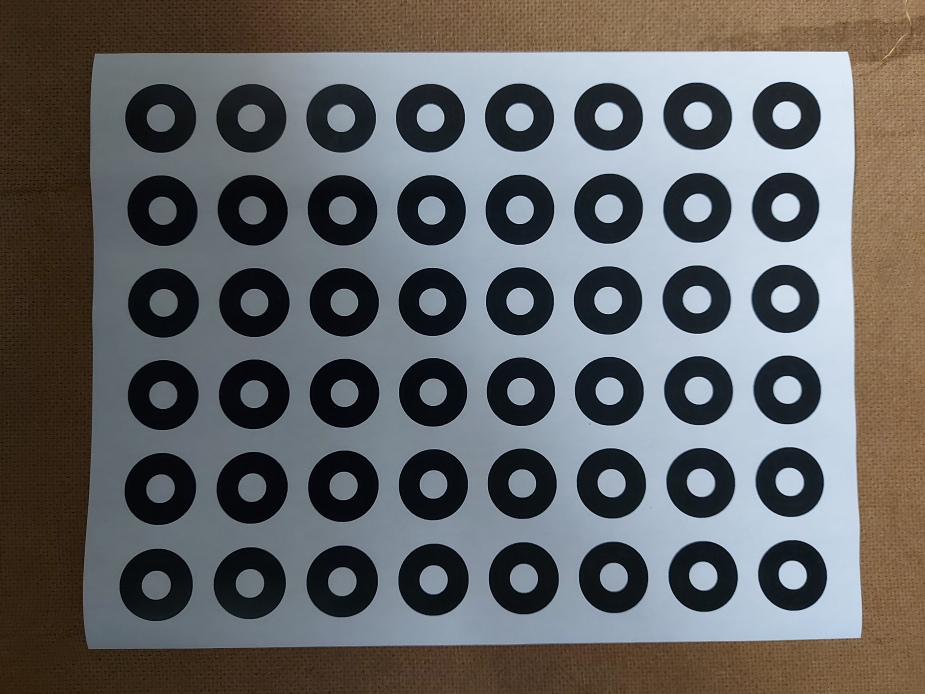
//> input picture centroid-detection/centroid-detection-ellipse/centroid-detection-ellipse/pattern-photos/center.jpg, 4624 x 3468 px, given in place of center.png, which was not available (shown at 1/5 size)
$ ./centroid-detection-ellipse   (built with g++ and OpenCV 4)
//> lines starting //> are read from the running program, lines starting //| are printed output that depends on the picture; after the words box and inside, x2 and y2 are one past the last pixel; in counts of white or black regions, pixels touching at a corner belong together; pictures that were not available may be replaced by others from this repository, and a replacement may not be noted
#include <stdio.h>
#include <opencv2/opencv.hpp>
#include <opencv2/highgui/highgui.hpp>
#include <vector>
#include <iostream>
#include <fstream>
#include <string>

#include <ctime>
#pragma warning(disable : 4996)// tells c++ that ctime is safe

using namespace cv;
using namespace std;

string getFilename(string id) {
    time_t now = time(0);
    char* dt = ctime(&now);
    string ts(dt);
    ts.replace(ts.find(":"), sizeof(":") - 1, "_");
    ts.replace(ts.find(":"), sizeof(":") - 1, "_");
    string filename = "tests/" + ts + "-" + id + ".png";
    filename.replace(filename.find("\n"), sizeof("\n") - 1, "");

    return filename;
}

int main(int argc, char** argv)
{
    const int w = 1920;
    const int h = 1080;
    const int hCircles = 8;
    const int vCircles = 6;

    int outMax = 10000;
    int outMin = 1750;
    int inMax = 1700;
    int inMin = 12;


    string pics[5] = { "center", "front45", "front60", "side4502", "side60" };
    string option = pics[0];
    Mat img = imread("test-renders/" + option + ".png", 1);
//> img is the input picture: 3468 rows x 4624 cols, CV_8UC3; mean B, G, R 102.2, 101.9, 101.3
    Mat centroids(h, w, CV_8UC3, Scalar(255, 255, 255));

    Mat img_gray;
    Mat binary;
    cvtColor(img, img_gray, COLOR_BGR2GRAY);
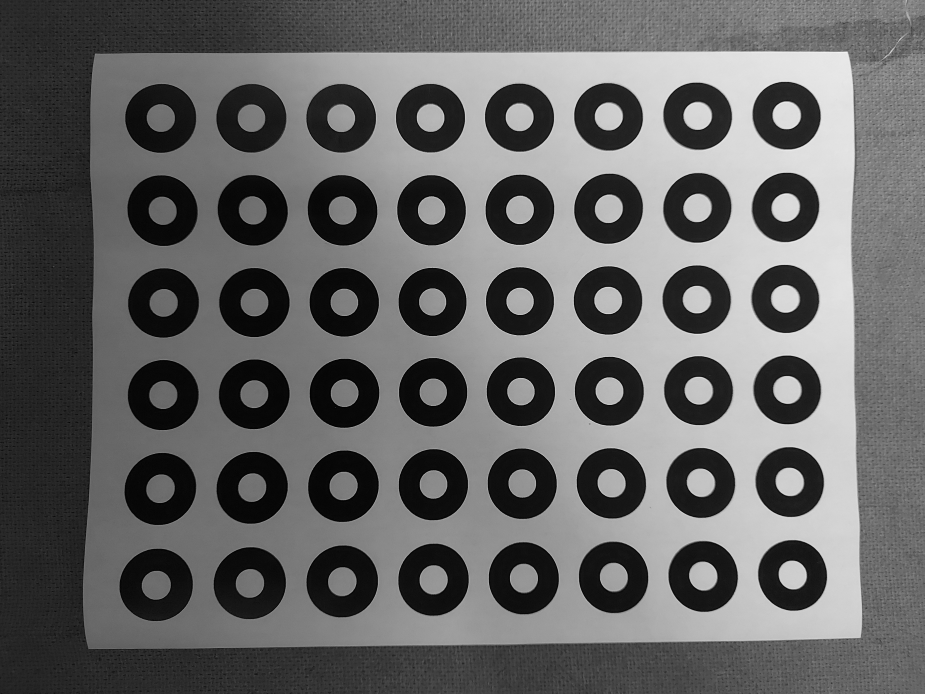
//> img_gray: 3468 rows x 4624 cols, CV_8UC1 (shown at 1/5 size); min 0, max 255, mean 101.8
    //Canny(img, img, 50, 150, 3);
    GaussianBlur(img_gray, img_gray, Size(9, 9), 2, 2);
    threshold(img_gray, binary, 150, 255, THRESH_BINARY);
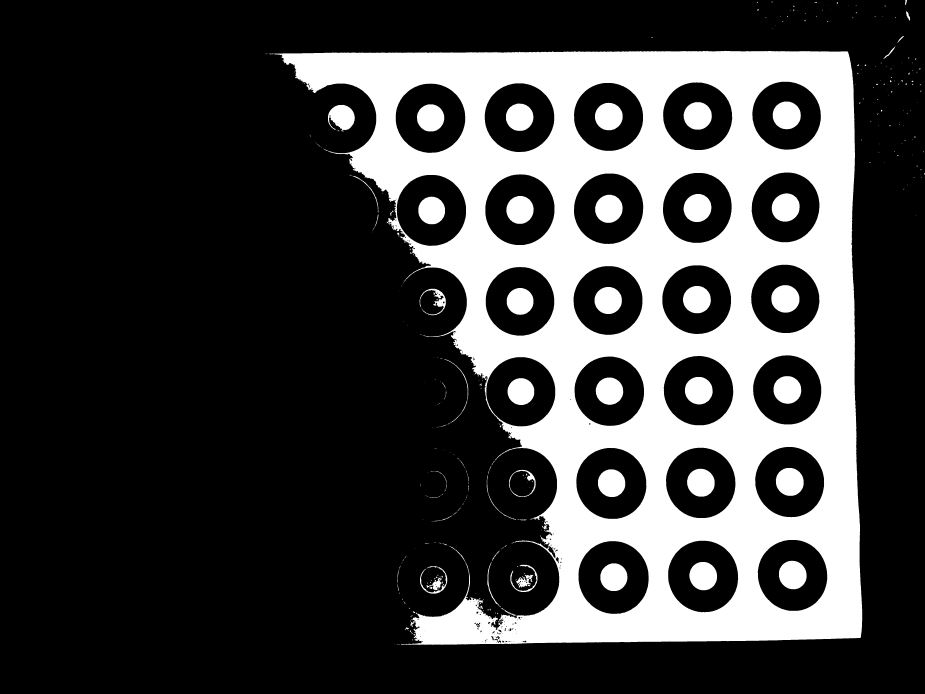
//> binary: 3468 rows x 4624 cols, CV_8UC1 (shown at 1/5 size); 25.2% white; 347 white regions (207 under 20 px), largest, box (x1, y1, x2, y2) and area: (1345, 254, 4311, 3224) 3648098, (3895, 2804, 4033, 2946) 15561, (3859, 967, 3998, 1108) 15474

    Mat canny_output;
    vector<vector<Point> > contours;
    vector<Vec4i> hierarchy;

    // detect edges using canny
    Canny(img_gray, canny_output, 50, 150, 3);
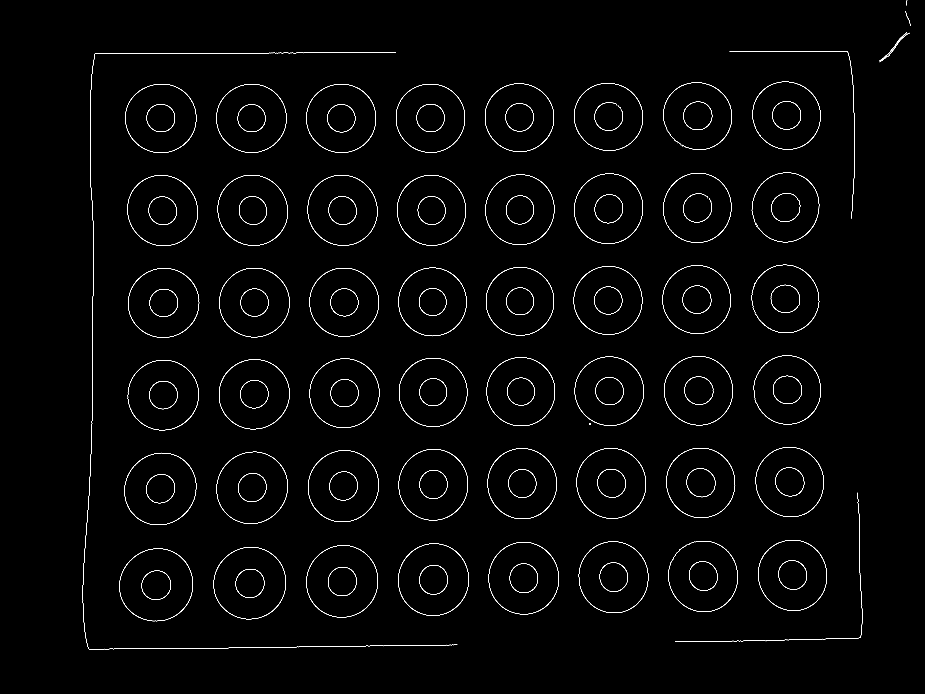
//> canny_output: 3468 rows x 4624 cols, CV_8UC1 (shown at 1/5 size); 0.59% white in thin lines or dots, all inside (x1, y1, x2, y2) = (414, 0, 4553, 3246)

    // find contours
    findContours(canny_output, contours, hierarchy, RETR_TREE, CHAIN_APPROX_SIMPLE, Point(0, 0));
//> contours = 241 contours, 62 with area under 20; largest, box (x1, y1, x2, y2) and area: (597, 2743, 965, 3106) 104568, (597, 2743, 965, 3106) 104270, (1068, 2736, 1430, 3096) 102100, (1068, 2736, 1430, 3096) 101808, (622, 2264, 982, 2625) 101346

    vector<Point2f> op;
    vector<Point2f> ip;
    for (size_t i = 0; i < contours.size(); i++)
    {
        if (contourArea(contours[i]) < outMax && contourArea(contours[i]) > outMin && i % 2 == 0) {
            Mat pointsf;
            Mat(contours[i]).convertTo(pointsf, CV_32F);
            RotatedRect box = fitEllipse(pointsf);
            Point2f rectCenter = box.center;

            op.push_back(rectCenter);
            ellipse(img, box, Scalar(255, 0, 255), 2, 8);
            drawMarker(img, Point(rectCenter.x, rectCenter.y), Scalar(255, 0, 255), MARKER_TILTED_CROSS, 10, 2, 8);
            drawMarker(centroids, Point(rectCenter.x, rectCenter.y), Scalar(255, 0, 255), MARKER_TILTED_CROSS, 10, 2, 8);
        }
        if (contourArea(contours[i]) < inMax && contourArea(contours[i]) > inMin && i % 2 == 0) {
            Mat pointsf;
            Mat(contours[i]).convertTo(pointsf, CV_32F);
            RotatedRect box = fitEllipse(pointsf);
            Point2f rectCenter = box.center;

            ip.push_back(rectCenter);
            ellipse(img, box, Scalar(255, 0, 0), 2, 8);
            drawMarker(img, Point(rectCenter.x, rectCenter.y), Scalar(255, 0, 0), MARKER_CROSS, 10, 2, 8);
            drawMarker(centroids, Point(rectCenter.x, rectCenter.y), Scalar(255, 0, 0), MARKER_CROSS, 10, 2, 8);
        }

    }
//> this loop made 241 passes
//> box on passes 3, 5, 27, 33, 39, 67, 69, 135, 161, 189, 209: centre (3515.9, 2879.8), size (139.9, 148.2), angle 148.1, centre (3383, 2773.9), size (11.1, 51.8), angle 38.3, centre (2618.9, 2891.1), size (140.7, 146.8), angle 172, centre (3515.8, 2881.3), size (345.5, 356), angle 162.1, centre (3948.5, 2408.9), size (139.7, 147.1), angle 132.3, centre (3949, 2410), size (339, 349.9), angle 160.6, centre (2948.6, 2119.1), size (5.4, 6.4), angle 160.2, centre (3926.5, 1494.1), size (332.9, 342.1), angle 151.9, centre (3487.3, 1039.5), size (139.1, 146.8), angle 44.3, centre (3928.4, 1035.9), size (331.9, 349.3), angle 20, centre (3488.5, 578.8), size (140.5, 144), angle 69.8
//> centroids: 1080 rows x 1920 cols, CV_8UC3; every value is 255

    ofstream out("regions" + option + ".txt");
    cout << "op:" << op.size() << endl;
//| op:0
    cout << "ip:" << ip.size() << endl;
//| ip:13
    for (int i = 0; i < op.size(); i++) {
        cout << i << op[i].x << ", " << op[i].y << endl;
        string os = to_string(op[i].x) + ";" + to_string(op[i].y) + "\n";
        out << os;
    }
//> this loop made 0 passes
    for (int i = 0; i < ip.size(); i++) {
        cout << i << ip[i].x << ", " << ip[i].y << endl;
        string is = to_string(ip[i].x) + ";" + to_string(ip[i].y) + "\n";
        out << is;
    }
//> this loop made 13 passes
//| 03515.94, 2879.83
//| 13383.01, 2773.93
//| 22618.93, 2891.07
//| 33515.84, 2881.31
//| 43948.5, 2408.92
//| 53949, 2410.03
//| 62948.6, 2119.1
//| 73926.46, 1494.09
//> (output is shown up to pass 8 of 13)
    out.close();

    // timestamp for test img storing
    string patternImg = getFilename("pattern");
    string centroidImg = getFilename("centroids");

    namedWindow("Centroids", WINDOW_AUTOSIZE);
    imshow("Centroids", centroids);

    namedWindow("Image", WINDOW_AUTOSIZE);
    imshow("Image", img);
    imwrite(patternImg, img);
    imwrite(centroidImg, centroids);
    waitKey(0);

    return 0;
}

$ run again, with centroid-detection/centroid-detection-ellipse/centroid-detection-ellipse/pattern-photos/front-tilt.jpg copied over centroid-detection/centroid-detection-ellipse/centroid-detection-ellipse/pattern-photos/center.jpg
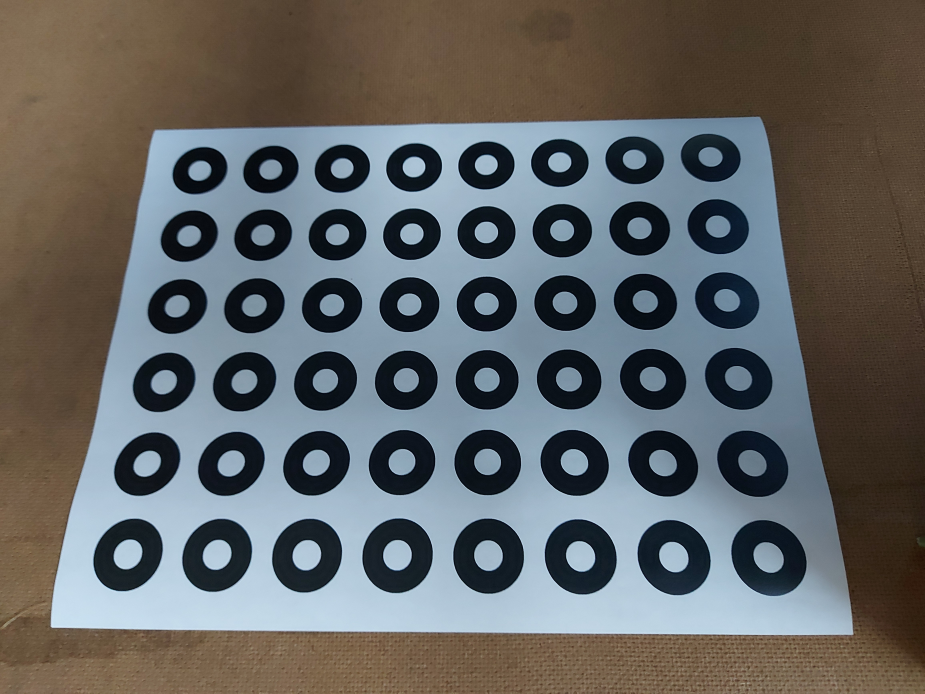
//> input picture centroid-detection/centroid-detection-ellipse/centroid-detection-ellipse/pattern-photos/front-tilt.jpg, 4624 x 3468 px, given in place of center.png, which was not available (shown at 1/5 size)
//> img is the input picture: 3468 rows x 4624 cols, CV_8UC3; mean B, G, R 101.1, 101.2, 99.4
//> `threshold(img_gray, binary, 150, 255, THRESH_BINARY);`:
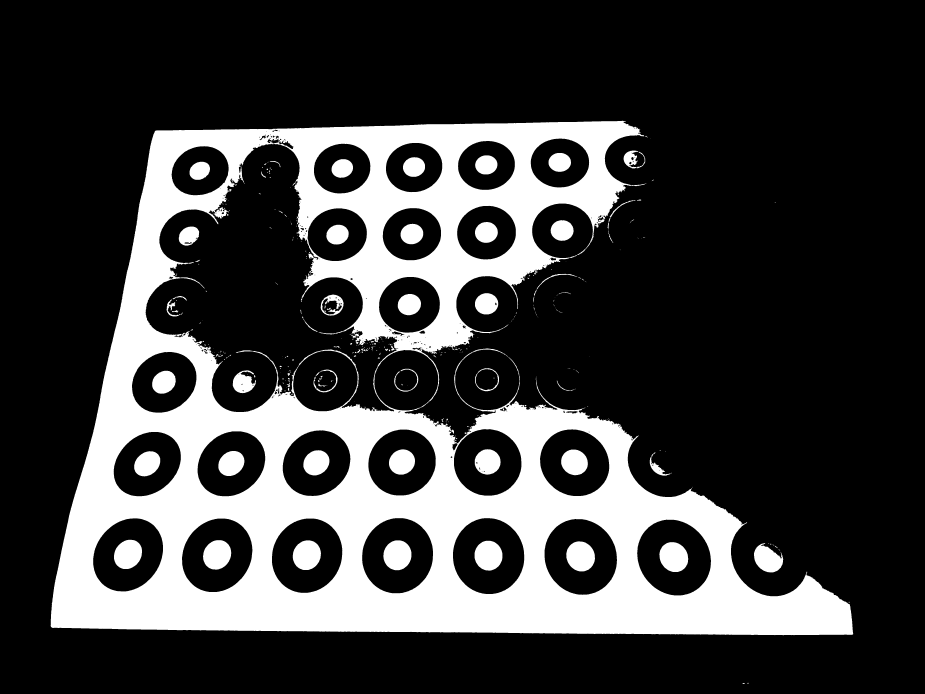
//> binary: 3468 rows x 4624 cols, CV_8UC1 (shown at 1/5 size); 24.1% white; 338 white regions (188 under 20 px), largest, box (x1, y1, x2, y2) and area: (253, 604, 4266, 3176) 3514558, (2831, 2707, 2975, 2857) 16842, (3297, 2711, 3441, 2860) 16812
//> `Canny(img_gray, canny_output, 50, 150, 3);`:
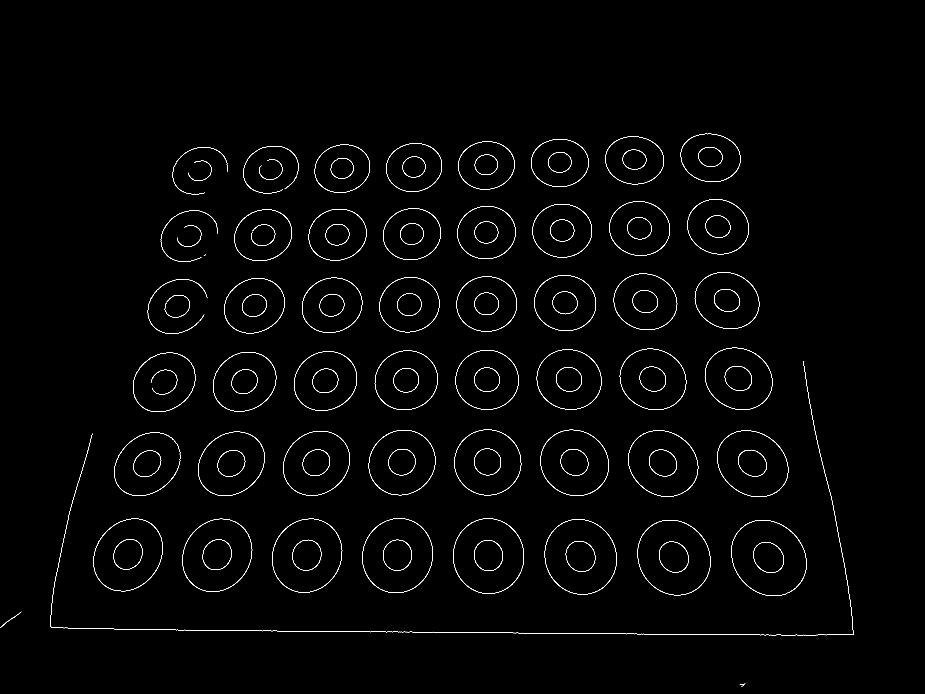
//> canny_output: 3468 rows x 4624 cols, CV_8UC1 (shown at 1/5 size); 0.5% white in thin lines or dots, all inside (x1, y1, x2, y2) = (1, 669, 4269, 3432)
//> contours = 206 contours, 22 with area under 20; largest, box (x1, y1, x2, y2) and area: (3656, 2601, 4033, 2980) 110408, (3656, 2601, 4033, 2980) 110086, (3187, 2600, 3554, 2976) 106958, (3187, 2600, 3554, 2976) 106650, (2723, 2597, 3084, 2973) 105830
//> the loop `for (size_t i = 0; i < contours.size(); i++)` made 206 passes
//> box on passes 43, 77, 81, 107, 111, 143, 145: centre (736, 2320.6), size (279.2, 361.4), angle 49.5, centre (819.9, 1910.2), size (115.7, 136.3), angle 55.8, centre (820, 1911.3), size (274.6, 330.5), angle 53, centre (1008.5, 1590.1), size (2.3, 35.1), angle 34.5, centre (886.7, 1532), size (255.5, 311.8), angle 57.4, centre (946.3, 1180.1), size (102.3, 121.8), angle 65.8, centre (922.9, 1154), size (175.1, 274.9), angle 49.2
//| op:8
//| ip:11
//> the loop `for (int i = 0; i < op.size(); i++)` made 8 passes
//| 01686.55, 1172.54
//| 12059.01, 1169.66
//| 22431.42, 1161.67
//| 32069.7, 834.456
//| 42430.98, 823.873
//> (output is shown up to pass 5 of 8)
//> the loop `for (int i = 0; i < ip.size(); i++)` made 11 passes
//| 0736.019, 2320.58
//| 1819.899, 1910.24
//| 2819.968, 1911.26
//| 31008.45, 1590.13
//| 4886.65, 1532.04
//> (output is shown up to pass 5 of 11)
